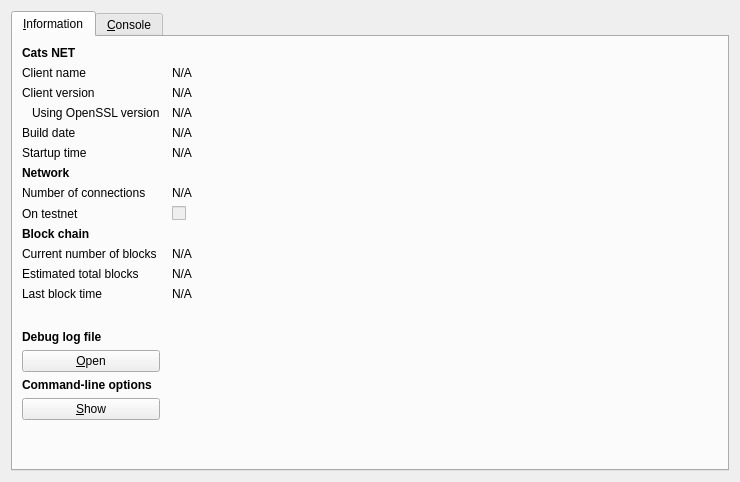
<?xml version="1.0" encoding="UTF-8"?>
<ui version="4.0">
 <class>RPCConsole</class>
 <widget class="QDialog" name="RPCConsole">
  <property name="geometry">
   <rect>
    <x>0</x>
    <y>0</y>
    <width>740</width>
    <height>482</height>
   </rect>
  </property>
  <property name="windowTitle">
   <string>Cats - Debug window</string>
  </property>
  <layout class="QVBoxLayout" name="verticalLayout_2">
   <item>
    <widget class="QTabWidget" name="tabWidget">
     <property name="currentIndex">
      <number>0</number>
     </property>
     <widget class="QWidget" name="tab_info">
      <attribute name="title">
       <string>&amp;Information</string>
      </attribute>
      <layout class="QGridLayout" name="gridLayout" columnstretch="0,1">
       <property name="horizontalSpacing">
        <number>12</number>
       </property>
       <item row="0" column="0">
        <widget class="QLabel" name="label_9">
         <property name="font">
          <font>
           <weight>75</weight>
           <bold>true</bold>
          </font>
         </property>
         <property name="text">
          <string>Cats NET</string>
         </property>
        </widget>
       </item>
       <item row="1" column="0">
        <widget class="QLabel" name="label_5">
         <property name="text">
          <string>Client name</string>
         </property>
        </widget>
       </item>
       <item row="1" column="1">
        <widget class="QLabel" name="clientName">
         <property name="cursor">
          <cursorShape>IBeamCursor</cursorShape>
         </property>
         <property name="text">
          <string>N/A</string>
         </property>
         <property name="textFormat">
          <enum>Qt::PlainText</enum>
         </property>
         <property name="textInteractionFlags">
          <set>Qt::LinksAccessibleByMouse|Qt::TextSelectableByKeyboard|Qt::TextSelectableByMouse</set>
         </property>
        </widget>
       </item>
       <item row="2" column="0">
        <widget class="QLabel" name="label_6">
         <property name="text">
          <string>Client version</string>
         </property>
        </widget>
       </item>
       <item row="2" column="1">
        <widget class="QLabel" name="clientVersion">
         <property name="cursor">
          <cursorShape>IBeamCursor</cursorShape>
         </property>
         <property name="text">
          <string>N/A</string>
         </property>
         <property name="textFormat">
          <enum>Qt::PlainText</enum>
         </property>
         <property name="textInteractionFlags">
          <set>Qt::LinksAccessibleByMouse|Qt::TextSelectableByKeyboard|Qt::TextSelectableByMouse</set>
         </property>
        </widget>
       </item>
       <item row="3" column="0">
        <widget class="QLabel" name="label_14">
         <property name="text">
          <string>Using OpenSSL version</string>
         </property>
         <property name="indent">
          <number>10</number>
         </property>
        </widget>
       </item>
       <item row="3" column="1">
        <widget class="QLabel" name="openSSLVersion">
         <property name="cursor">
          <cursorShape>IBeamCursor</cursorShape>
         </property>
         <property name="text">
          <string>N/A</string>
         </property>
         <property name="textFormat">
          <enum>Qt::PlainText</enum>
         </property>
         <property name="textInteractionFlags">
          <set>Qt::LinksAccessibleByMouse|Qt::TextSelectableByKeyboard|Qt::TextSelectableByMouse</set>
         </property>
        </widget>
       </item>
       <item row="4" column="0">
        <widget class="QLabel" name="label_12">
         <property name="text">
          <string>Build date</string>
         </property>
        </widget>
       </item>
       <item row="4" column="1">
        <widget class="QLabel" name="buildDate">
         <property name="cursor">
          <cursorShape>IBeamCursor</cursorShape>
         </property>
         <property name="text">
          <string>N/A</string>
         </property>
         <property name="textFormat">
          <enum>Qt::PlainText</enum>
         </property>
         <property name="textInteractionFlags">
          <set>Qt::LinksAccessibleByMouse|Qt::TextSelectableByKeyboard|Qt::TextSelectableByMouse</set>
         </property>
        </widget>
       </item>
       <item row="5" column="0">
        <widget class="QLabel" name="label_13">
         <property name="text">
          <string>Startup time</string>
         </property>
        </widget>
       </item>
       <item row="5" column="1">
        <widget class="QLabel" name="startupTime">
         <property name="cursor">
          <cursorShape>IBeamCursor</cursorShape>
         </property>
         <property name="text">
          <string>N/A</string>
         </property>
         <property name="textFormat">
          <enum>Qt::PlainText</enum>
         </property>
         <property name="textInteractionFlags">
          <set>Qt::LinksAccessibleByMouse|Qt::TextSelectableByKeyboard|Qt::TextSelectableByMouse</set>
         </property>
        </widget>
       </item>
       <item row="6" column="0">
        <widget class="QLabel" name="label_11">
         <property name="font">
          <font>
           <weight>75</weight>
           <bold>true</bold>
          </font>
         </property>
         <property name="text">
          <string>Network</string>
         </property>
        </widget>
       </item>
       <item row="7" column="0">
        <widget class="QLabel" name="label_7">
         <property name="text">
          <string>Number of connections</string>
         </property>
        </widget>
       </item>
       <item row="7" column="1">
        <widget class="QLabel" name="numberOfConnections">
         <property name="cursor">
          <cursorShape>IBeamCursor</cursorShape>
         </property>
         <property name="text">
          <string>N/A</string>
         </property>
         <property name="textFormat">
          <enum>Qt::PlainText</enum>
         </property>
         <property name="textInteractionFlags">
          <set>Qt::LinksAccessibleByMouse|Qt::TextSelectableByKeyboard|Qt::TextSelectableByMouse</set>
         </property>
        </widget>
       </item>
       <item row="8" column="0">
        <widget class="QLabel" name="label_8">
         <property name="text">
          <string>On testnet</string>
         </property>
        </widget>
       </item>
       <item row="8" column="1">
        <widget class="QCheckBox" name="isTestNet">
         <property name="enabled">
          <bool>false</bool>
         </property>
         <property name="text">
          <string/>
         </property>
        </widget>
       </item>
       <item row="9" column="0">
        <widget class="QLabel" name="label_10">
         <property name="font">
          <font>
           <weight>75</weight>
           <bold>true</bold>
          </font>
         </property>
         <property name="text">
          <string>Block chain</string>
         </property>
        </widget>
       </item>
       <item row="10" column="0">
        <widget class="QLabel" name="label_3">
         <property name="text">
          <string>Current number of blocks</string>
         </property>
        </widget>
       </item>
       <item row="10" column="1">
        <widget class="QLabel" name="numberOfBlocks">
         <property name="cursor">
          <cursorShape>IBeamCursor</cursorShape>
         </property>
         <property name="text">
          <string>N/A</string>
         </property>
         <property name="textFormat">
          <enum>Qt::PlainText</enum>
         </property>
         <property name="textInteractionFlags">
          <set>Qt::LinksAccessibleByMouse|Qt::TextSelectableByKeyboard|Qt::TextSelectableByMouse</set>
         </property>
        </widget>
       </item>
       <item row="11" column="0">
        <widget class="QLabel" name="label_4">
         <property name="text">
          <string>Estimated total blocks</string>
         </property>
        </widget>
       </item>
       <item row="11" column="1">
        <widget class="QLabel" name="totalBlocks">
         <property name="cursor">
          <cursorShape>IBeamCursor</cursorShape>
         </property>
         <property name="text">
          <string>N/A</string>
         </property>
         <property name="textFormat">
          <enum>Qt::PlainText</enum>
         </property>
         <property name="textInteractionFlags">
          <set>Qt::LinksAccessibleByMouse|Qt::TextSelectableByKeyboard|Qt::TextSelectableByMouse</set>
         </property>
        </widget>
       </item>
       <item row="12" column="0">
        <widget class="QLabel" name="label_2">
         <property name="text">
          <string>Last block time</string>
         </property>
        </widget>
       </item>
       <item row="12" column="1">
        <widget class="QLabel" name="lastBlockTime">
         <property name="cursor">
          <cursorShape>IBeamCursor</cursorShape>
         </property>
         <property name="text">
          <string>N/A</string>
         </property>
         <property name="textFormat">
          <enum>Qt::PlainText</enum>
         </property>
         <property name="textInteractionFlags">
          <set>Qt::LinksAccessibleByMouse|Qt::TextSelectableByKeyboard|Qt::TextSelectableByMouse</set>
         </property>
        </widget>
       </item>
       <item row="13" column="0">
        <spacer name="verticalSpacer_2">
         <property name="orientation">
          <enum>Qt::Vertical</enum>
         </property>
         <property name="sizeHint" stdset="0">
          <size>
           <width>20</width>
           <height>20</height>
          </size>
         </property>
        </spacer>
       </item>
       <item row="14" column="0">
        <widget class="QLabel" name="labelDebugLogfile">
         <property name="font">
          <font>
           <weight>75</weight>
           <bold>true</bold>
          </font>
         </property>
         <property name="text">
          <string>Debug log file</string>
         </property>
        </widget>
       </item>
       <item row="15" column="0">
        <widget class="QPushButton" name="openDebugLogfileButton">
         <property name="toolTip">
          <string>Open the Cats debug log file from the current data directory. This can take a few seconds for large log files.</string>
         </property>
         <property name="text">
          <string>&amp;Open</string>
         </property>
         <property name="autoDefault">
          <bool>false</bool>
         </property>
        </widget>
       </item>
       <item row="16" column="0">
        <widget class="QLabel" name="labelCLOptions">
         <property name="font">
          <font>
           <weight>75</weight>
           <bold>true</bold>
          </font>
         </property>
         <property name="text">
          <string>Command-line options</string>
         </property>
        </widget>
       </item>
       <item row="17" column="0">
        <widget class="QPushButton" name="showCLOptionsButton">
         <property name="toolTip">
          <string>Show the Cats-Qt help message to get a list with possible Cats command-line options.</string>
         </property>
         <property name="text">
          <string>&amp;Show</string>
         </property>
         <property name="autoDefault">
          <bool>false</bool>
         </property>
        </widget>
       </item>
       <item row="18" column="0">
        <spacer name="verticalSpacer">
         <property name="orientation">
          <enum>Qt::Vertical</enum>
         </property>
         <property name="sizeHint" stdset="0">
          <size>
           <width>20</width>
           <height>40</height>
          </size>
         </property>
        </spacer>
       </item>
      </layout>
     </widget>
     <widget class="QWidget" name="tab_console">
      <attribute name="title">
       <string>&amp;Console</string>
      </attribute>
      <layout class="QVBoxLayout" name="verticalLayout_3">
       <property name="spacing">
        <number>3</number>
       </property>
       <item>
        <widget class="QTextEdit" name="messagesWidget">
         <property name="minimumSize">
          <size>
           <width>0</width>
           <height>100</height>
          </size>
         </property>
         <property name="readOnly">
          <bool>true</bool>
         </property>
         <property name="tabKeyNavigation" stdset="0">
          <bool>false</bool>
         </property>
         <property name="columnCount" stdset="0">
          <number>2</number>
         </property>
        </widget>
       </item>
       <item>
        <layout class="QHBoxLayout" name="horizontalLayout">
         <property name="spacing">
          <number>3</number>
         </property>
         <item>
          <widget class="QLabel" name="label">
           <property name="text">
            <string notr="true">&gt;</string>
           </property>
          </widget>
         </item>
         <item>
          <widget class="QLineEdit" name="lineEdit"/>
         </item>
         <item>
          <widget class="QPushButton" name="clearButton">
           <property name="maximumSize">
            <size>
             <width>24</width>
             <height>24</height>
            </size>
           </property>
           <property name="toolTip">
            <string>Clear console</string>
           </property>
           <property name="text">
            <string/>
           </property>
           <property name="icon">
            <iconset resource="../catscoin.qrc">
             <normaloff>:/icons/remove</normaloff>:/icons/remove</iconset>
           </property>
           <property name="shortcut">
            <string notr="true">Ctrl+L</string>
           </property>
           <property name="autoDefault">
            <bool>false</bool>
           </property>
          </widget>
         </item>
        </layout>
       </item>
      </layout>
     </widget>
    </widget>
   </item>
  </layout>
 </widget>
 <resources>
  <include location="../catscoin.qrc"/>
 </resources>
 <connections/>
</ui>
